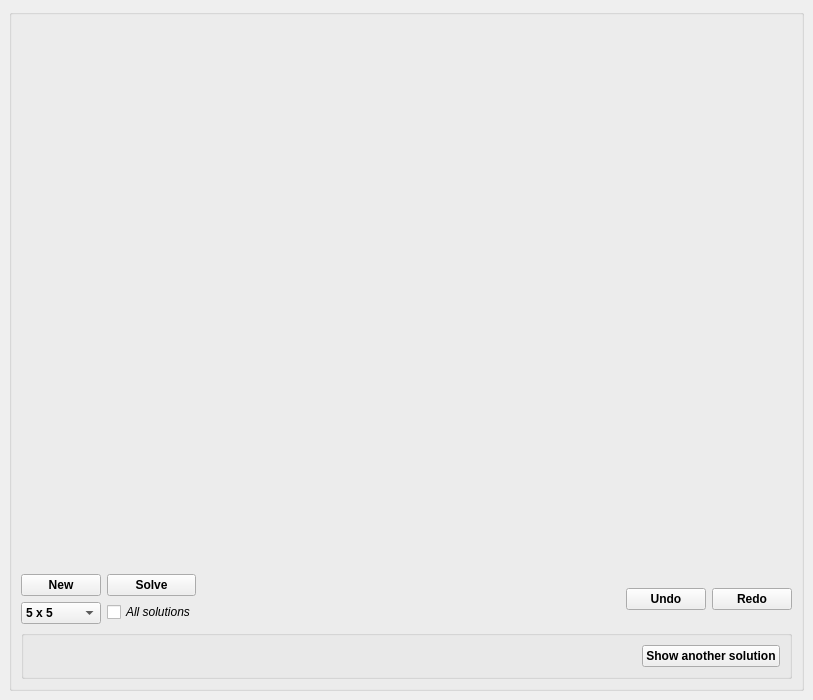
<?xml version="1.0" encoding="UTF-8"?>
<ui version="4.0">
 <class>MainWindow</class>
 <widget class="QMainWindow" name="MainWindow">
  <property name="geometry">
   <rect>
    <x>0</x>
    <y>0</y>
    <width>813</width>
    <height>700</height>
   </rect>
  </property>
  <property name="windowTitle">
   <string>Latin Square Toy</string>
  </property>
  <widget class="QWidget" name="centralwidget">
   <layout class="QGridLayout" name="gridLayout">
    <item row="0" column="0">
     <layout class="QVBoxLayout" name="verticalLayout_4">
      <item>
       <widget class="QGroupBox" name="opts_gb">
        <property name="title">
         <string/>
        </property>
        <layout class="QVBoxLayout" name="verticalLayout_3">
         <item>
          <layout class="QGridLayout" name="gridLayout_2">
           <item row="0" column="1">
            <spacer name="verticalSpacer_2">
             <property name="orientation">
              <enum>Qt::Vertical</enum>
             </property>
             <property name="sizeHint" stdset="0">
              <size>
               <width>20</width>
               <height>40</height>
              </size>
             </property>
            </spacer>
           </item>
           <item row="1" column="0">
            <spacer name="horizontalSpacer_2">
             <property name="orientation">
              <enum>Qt::Horizontal</enum>
             </property>
             <property name="sizeHint" stdset="0">
              <size>
               <width>40</width>
               <height>20</height>
              </size>
             </property>
            </spacer>
           </item>
           <item row="1" column="1">
            <widget class="Grid" name="square_w" native="true">
             <property name="sizePolicy">
              <sizepolicy hsizetype="Fixed" vsizetype="Fixed">
               <horstretch>0</horstretch>
               <verstretch>0</verstretch>
              </sizepolicy>
             </property>
             <property name="minimumSize">
              <size>
               <width>500</width>
               <height>500</height>
              </size>
             </property>
             <property name="mouseTracking">
              <bool>true</bool>
             </property>
             <property name="accessibleDescription">
              <string extracomment="Grid widget"/>
             </property>
            </widget>
           </item>
           <item row="1" column="2">
            <spacer name="horizontalSpacer_3">
             <property name="orientation">
              <enum>Qt::Horizontal</enum>
             </property>
             <property name="sizeHint" stdset="0">
              <size>
               <width>40</width>
               <height>20</height>
              </size>
             </property>
            </spacer>
           </item>
          </layout>
         </item>
         <item>
          <layout class="QHBoxLayout" name="horizontalLayout_2">
           <item>
            <layout class="QVBoxLayout" name="verticalLayout">
             <item>
              <widget class="QPushButton" name="new_pb">
               <property name="font">
                <font>
                 <family>Cantarell</family>
                 <weight>75</weight>
                 <bold>true</bold>
                </font>
               </property>
               <property name="text">
                <string>New</string>
               </property>
              </widget>
             </item>
             <item>
              <widget class="QComboBox" name="size_cb">
               <property name="font">
                <font>
                 <weight>75</weight>
                 <bold>true</bold>
                </font>
               </property>
               <property name="currentIndex">
                <number>3</number>
               </property>
               <item>
                <property name="text">
                 <string>2 x 2</string>
                </property>
               </item>
               <item>
                <property name="text">
                 <string>3 x 3 </string>
                </property>
               </item>
               <item>
                <property name="text">
                 <string>4 x 4</string>
                </property>
               </item>
               <item>
                <property name="text">
                 <string>5 x 5</string>
                </property>
               </item>
               <item>
                <property name="text">
                 <string>6 x 6</string>
                </property>
               </item>
               <item>
                <property name="text">
                 <string>7 x 7</string>
                </property>
               </item>
               <item>
                <property name="text">
                 <string>8 x 8</string>
                </property>
               </item>
               <item>
                <property name="text">
                 <string>9 x 9</string>
                </property>
               </item>
              </widget>
             </item>
            </layout>
           </item>
           <item>
            <layout class="QVBoxLayout" name="verticalLayout_2">
             <item>
              <widget class="QPushButton" name="solve_pb">
               <property name="font">
                <font>
                 <weight>75</weight>
                 <bold>true</bold>
                </font>
               </property>
               <property name="text">
                <string>Solve</string>
               </property>
              </widget>
             </item>
             <item>
              <widget class="QCheckBox" name="all_cb">
               <property name="font">
                <font>
                 <italic>true</italic>
                </font>
               </property>
               <property name="text">
                <string>All solutions</string>
               </property>
              </widget>
             </item>
            </layout>
           </item>
           <item>
            <spacer name="horizontalSpacer">
             <property name="orientation">
              <enum>Qt::Horizontal</enum>
             </property>
             <property name="sizeHint" stdset="0">
              <size>
               <width>40</width>
               <height>20</height>
              </size>
             </property>
            </spacer>
           </item>
           <item>
            <layout class="QHBoxLayout" name="horizontalLayout">
             <item>
              <widget class="QPushButton" name="undo_cb">
               <property name="font">
                <font>
                 <weight>75</weight>
                 <bold>true</bold>
                </font>
               </property>
               <property name="text">
                <string>Undo</string>
               </property>
              </widget>
             </item>
             <item>
              <widget class="QPushButton" name="redo_cb">
               <property name="font">
                <font>
                 <weight>75</weight>
                 <bold>true</bold>
                </font>
               </property>
               <property name="text">
                <string>Redo</string>
               </property>
              </widget>
             </item>
            </layout>
           </item>
          </layout>
         </item>
         <item>
          <widget class="QGroupBox" name="res_gb">
           <property name="title">
            <string/>
           </property>
           <layout class="QHBoxLayout" name="horizontalLayout_4">
            <item>
             <layout class="QHBoxLayout" name="horizontalLayout_3">
              <item>
               <widget class="QLabel" name="res_label">
                <property name="sizePolicy">
                 <sizepolicy hsizetype="MinimumExpanding" vsizetype="Preferred">
                  <horstretch>0</horstretch>
                  <verstretch>0</verstretch>
                 </sizepolicy>
                </property>
                <property name="font">
                 <font>
                  <italic>true</italic>
                 </font>
                </property>
                <property name="text">
                 <string/>
                </property>
               </widget>
              </item>
              <item>
               <widget class="QPushButton" name="res_pb">
                <property name="sizePolicy">
                 <sizepolicy hsizetype="Preferred" vsizetype="Fixed">
                  <horstretch>0</horstretch>
                  <verstretch>0</verstretch>
                 </sizepolicy>
                </property>
                <property name="font">
                 <font>
                  <weight>75</weight>
                  <bold>true</bold>
                 </font>
                </property>
                <property name="text">
                 <string>Show another solution</string>
                </property>
               </widget>
              </item>
             </layout>
            </item>
           </layout>
          </widget>
         </item>
        </layout>
       </widget>
      </item>
     </layout>
    </item>
   </layout>
  </widget>
 </widget>
 <customwidgets>
  <customwidget>
   <class>Grid</class>
   <extends>QWidget</extends>
   <header location="global">src/grid.h</header>
   <container>1</container>
  </customwidget>
 </customwidgets>
 <resources/>
 <connections/>
</ui>
